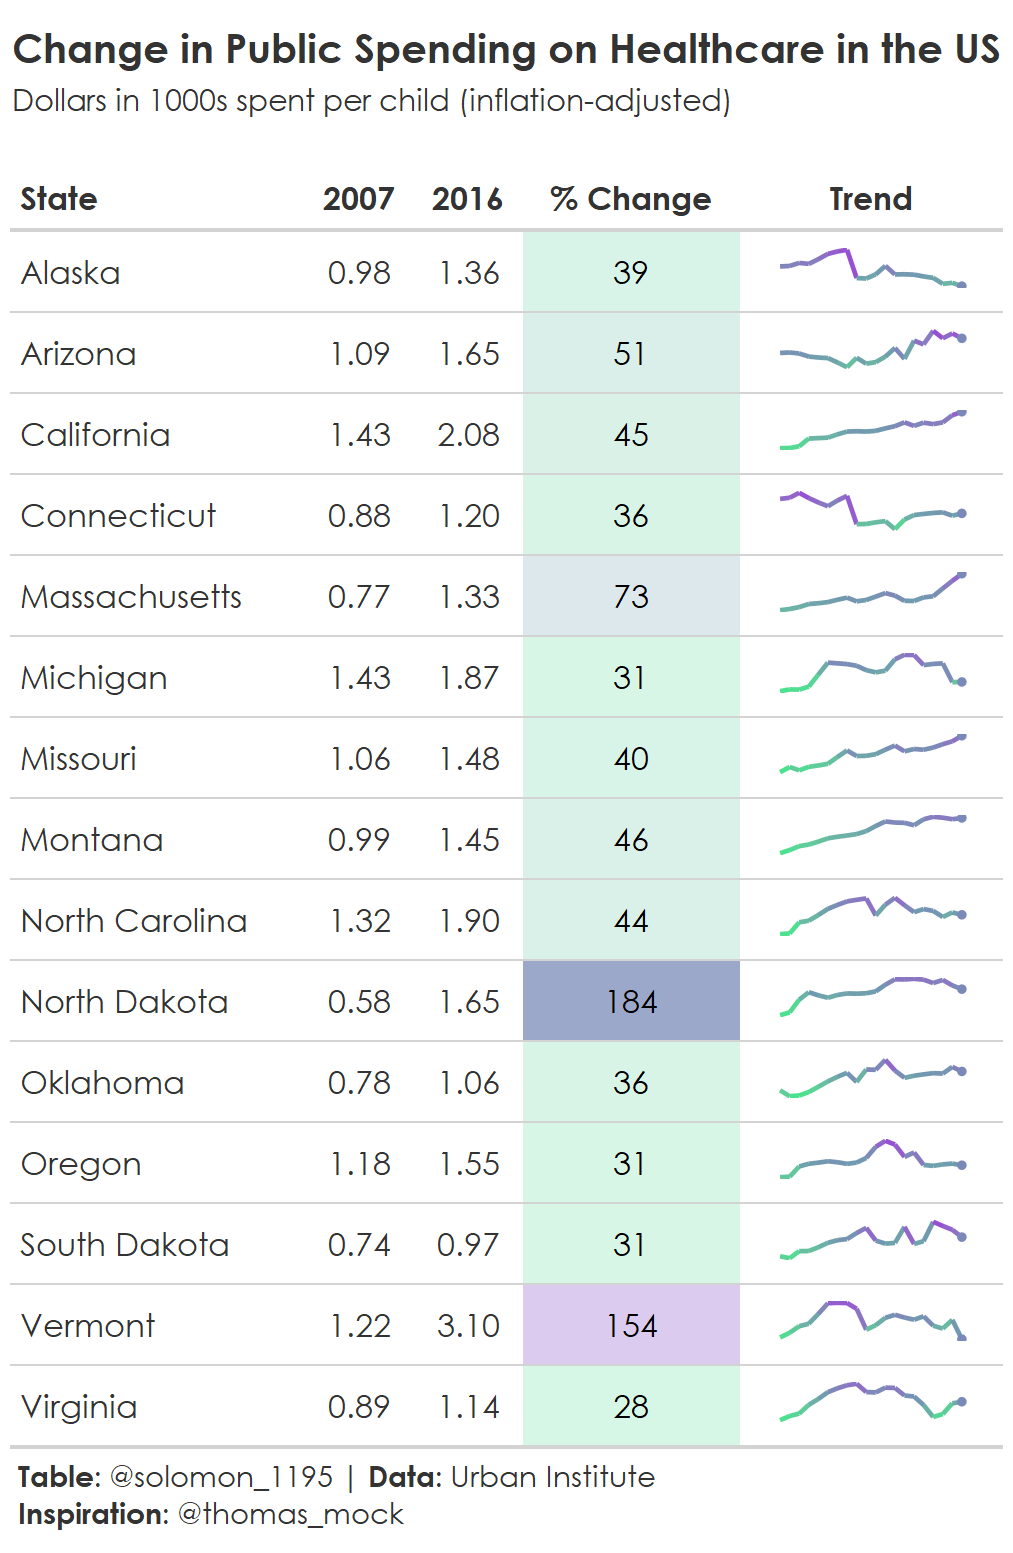

This chart was generated by the following R code:
#SWDChallenge #RStudioTableContest

library(tidytuesdayR)
library(tidyverse)
library(gt)

# Import the data 
kids <- readr::read_csv('https://raw.githubusercontent.com/rfordatascience/tidytuesday/master/data/2020/2020-09-15/kids.csv')
#edit(kids)

data <- kids %>% 
  select(state, variable, year, inf_adj_perchild)

#summary(data)

years <- c(2007, 2016)

# Filter and arrange the rows
table <- data %>% 
  filter(year %in% years,
         variable == "pubhealth") %>% 
  mutate(inf_adj_perchild = round(inf_adj_perchild, digits = 2)) %>% 
  pivot_wider(names_from = year, values_from = inf_adj_perchild) %>% 
  mutate(change = round((`2016` - `2007` ) / `2007` * 100)) %>%
  #arrange(desc(`2016`)) %>%
  top_n(15) %>%
  rename(State = state) %>% 
  select(-variable) 


# sparklines for every state

pub_health <- data %>% 
  filter(variable == "pubhealth") %>% 
  rename(State = state)


plot_group <- function(df){
  plot_object <- 
    ggplot(data = df, aes(x = year, y = inf_adj_perchild,  color = inf_adj_perchild, group = 1)) +
    geom_line(size = 20) +
    scale_colour_gradient2(low = "#4be28f", mid = "#7199b0", high="#9850d3", midpoint=median(df$inf_adj_perchild)) + 
   
    geom_point(data = subset(df, year == 2016), color = "#7a89b8", size = 40) +
    theme_void()+
    theme(legend.position="none") 
    return(plot_object)
}

tibble_plot <- pub_health %>%
  group_by(State) %>% 
  nest() %>% 
  mutate(plot = map(data, plot_group)) %>%
  select(-data)

# creating the table

table %>% 
  mutate(ggplot = NA) %>% 
  gt() %>% 
  tab_header(title = html("<b>Change in Public Spending on Healthcare in the US"),
             subtitle = md("Dollars in 1000s spent per child (inflation-adjusted)<br><br>")) %>%
  tab_style(style = list(cell_text(weight = "bold")),
            locations = cells_column_labels(gt::everything())) %>% 
  data_color(columns = vars(change),
             colors = scales::col_numeric(c("#d6f7e5","#daf0e9", "#dbeaea", "#dfe5ee", "#8ac9bb","#e3dff0","#e5daf4","#d0b9ea", "#9ca8ca"), domain = NULL)) %>% 
  cols_align(align = "center",
             columns = 2:4) %>% 
  opt_table_font(font = list(c("IBM Plex Sans"))) %>% 
  tab_options(heading.title.font.size = 20,
              table.font.names = "Century Gothic",
              heading.subtitle.font.size = 15,
              heading.align = "left",
              table.border.top.color = "white",
              heading.border.bottom.color = "white",
              table.border.bottom.color = "white",
              column_labels.border.bottom.color = "grey",
              column_labels.border.bottom.width= px(1)) %>% 
  cols_label(ggplot = "Trend",
             change = "% Change") %>% 
  text_transform(locations = cells_body(columns = vars(ggplot)),
                 fn = function(x) {map(tibble_plot$plot, ggplot_image, height = px(20), aspect_ratio = 5)}) %>% 
  tab_source_note(md("**Table**: @solomon_1195  | **Data**: Urban Institute<br>**Inspiration**: @thomas_mock")) %>% 
  gtsave("SWDChallenge.png")
